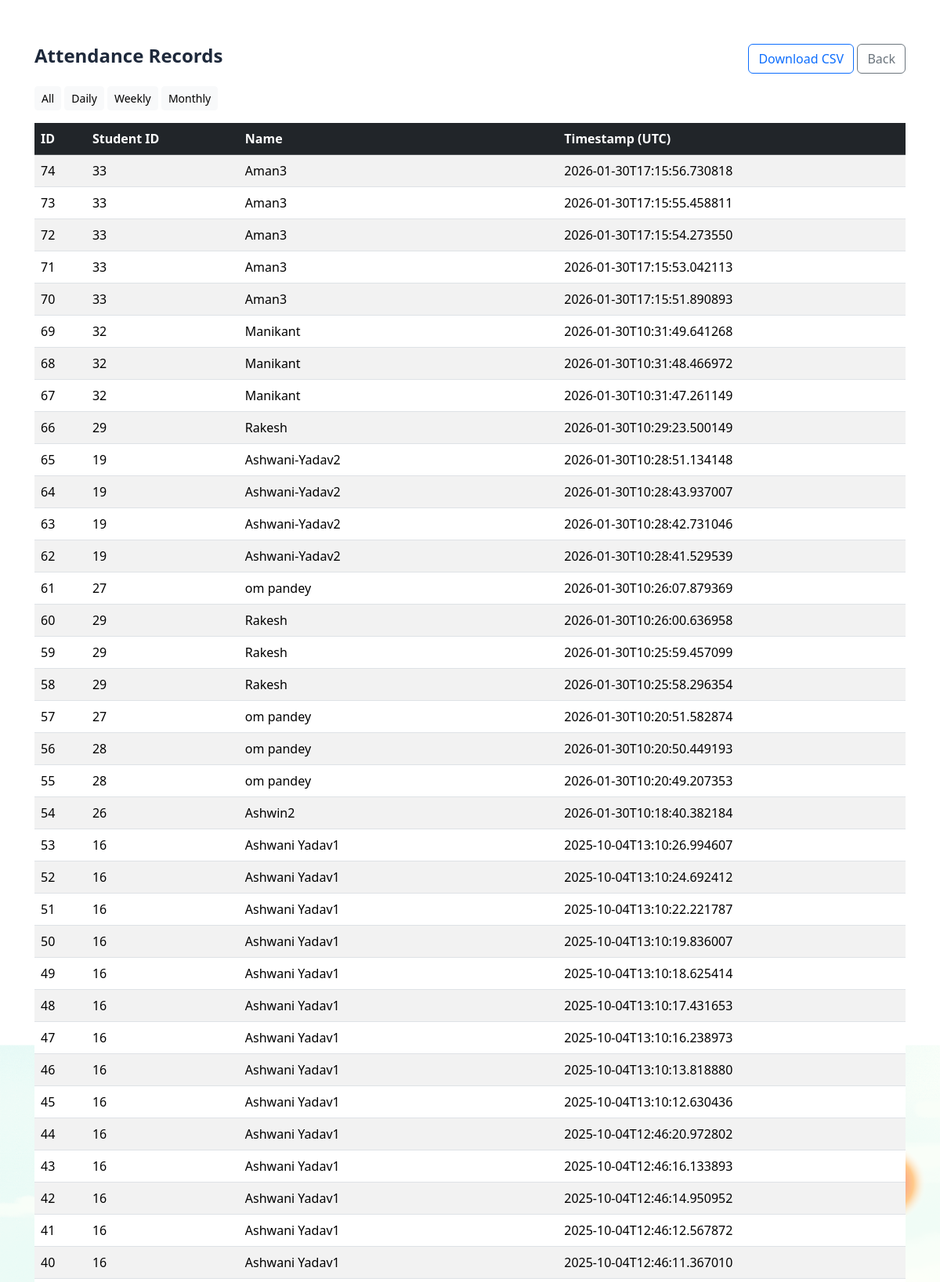
The page /attendance_record (upper part) on the database its author committed.
### tables this page shows
CREATE TABLE attendance (
                    id INTEGER PRIMARY KEY AUTOINCREMENT,
                    student_id INTEGER,
                    name TEXT,
                    timestamp TEXT
                );

### app.py (the view)
@app.route("/attendance_record", methods=["GET"])
def attendance_record():
    period = request.args.get("period", "all")  # all, daily, weekly, monthly
    conn = sqlite3.connect(DB_PATH)
    c = conn.cursor()
    q = "SELECT id, student_id, name, timestamp FROM attendance"
    params = ()
    if period == "daily":
        today = datetime.date.today().isoformat()
        q += " WHERE date(timestamp) = ?"
        params = (today,)
    elif period == "weekly":
        start = (datetime.date.today() - datetime.timedelta(days=7)).isoformat()
        q += " WHERE date(timestamp) >= ?"
        params = (start,)
    elif period == "monthly":
        start = (datetime.date.today() - datetime.timedelta(days=30)).isoformat()
        q += " WHERE date(timestamp) >= ?"
        params = (start,)
    q += " ORDER BY timestamp DESC LIMIT 5000"
    c.execute(q, params)
    rows = c.fetchall()
    conn.close()
    return render_template("attendance_record.html", records=rows, period=period)

### templates/attendance_record.html (shortened to what this page needs)
<!doctype html>
<html>
<head>
  <link href="https://cdn.jsdelivr.net/npm/bootstrap@5.3.1/dist/css/bootstrap.min.css" rel="stylesheet">
  <link rel="stylesheet" href="{{ url_for('static', filename='css/style.css') }}">
</head>
<body>
<div class="container my-4">
  <div class="d-flex justify-content-between align-items-center mb-3">
    <h4>Attendance Records</h4>
    <div>
      <a class="btn btn-outline-primary" href="/download_csv">Download CSV</a>
      <a class="btn btn-outline-secondary" href="/">Back</a>
    </div>
  </div>
  <div class="mb-3">
    <a href="/attendance_record?period=all" class="btn btn-sm btn-light">All</a>
    <a href="/attendance_record?period=daily" class="btn btn-sm btn-light">Daily</a>
    <a href="/attendance_record?period=weekly" class="btn btn-sm btn-light">Weekly</a>
    <a href="/attendance_record?period=monthly" class="btn btn-sm btn-light">Monthly</a>
  </div>
  <div class="table-responsive">
    <table class="table table-striped">
      <thead class="table-dark">
        <tr><th>ID</th><th>Student ID</th><th>Name</th><th>Timestamp (UTC)</th></tr>
      </thead>
      <tbody>
      {% for r in records %}
        <tr><td>{{ r[0] }}</td><td>{{ r[1] }}</td><td>{{ r[2] }}</td><td>{{ r[3] }}</td></tr>
      {% endfor %}
      </tbody>
    </table>
  </div>
</div>
</body>
</html>

### static/css/style.css (style rules this page uses)
html, body { height: 100%; margin: 0; }
body { font-family: 'Segoe UI', Tahoma, Geneva, Verdana, sans-serif; background: url('static/images/bg.png') no-repeat center center fixed; background-size: contain; margin: 0; color: #1e293b; display: flex; justify-content: flex-end; align-items: flex-start; padding: 2rem; }
body::before { content: ''; position: fixed; inset: 0; background: rgba(255,255,255,0.4); z-index: -1; }
h5, h4, h3 { font-weight: 600; }

### rows shown on the page
attendance: id "74", student "33", name "Aman3", timestamp "2026-01-30T17:15:56.730818"
attendance: id "73", student "33", name "Aman3", timestamp "2026-01-30T17:15:55.458811"
attendance: id "72", student "33", name "Aman3", timestamp "2026-01-30T17:15:54.273550"
attendance: id "71", student "33", name "Aman3", timestamp "2026-01-30T17:15:53.042113"
attendance: id "70", student "33", name "Aman3", timestamp "2026-01-30T17:15:51.890893"
attendance: id "69", student "32", name "Manikant", timestamp "2026-01-30T10:31:49.641268"
attendance: id "68", student "32", name "Manikant", timestamp "2026-01-30T10:31:48.466972"
attendance: id "67", student "32", name "Manikant", timestamp "2026-01-30T10:31:47.261149"
attendance: id "66", student "29", name "Rakesh", timestamp "2026-01-30T10:29:23.500149"
attendance: id "65", student "19", name "Ashwani-Yadav2", timestamp "2026-01-30T10:28:51.134148"
attendance: id "64", student "19", name "Ashwani-Yadav2", timestamp "2026-01-30T10:28:43.937007"
attendance: id "63", student "19", name "Ashwani-Yadav2", timestamp "2026-01-30T10:28:42.731046"
attendance: id "62", student "19", name "Ashwani-Yadav2", timestamp "2026-01-30T10:28:41.529539"
attendance: id "61", student "27", name "om pandey", timestamp "2026-01-30T10:26:07.879369"
attendance: id "60", student "29", name "Rakesh", timestamp "2026-01-30T10:26:00.636958"
attendance: id "59", student "29", name "Rakesh", timestamp "2026-01-30T10:25:59.457099"
attendance: id "58", student "29", name "Rakesh", timestamp "2026-01-30T10:25:58.296354"
attendance: id "57", student "27", name "om pandey", timestamp "2026-01-30T10:20:51.582874"
attendance: id "56", student "28", name "om pandey", timestamp "2026-01-30T10:20:50.449193"
attendance: id "55", student "28", name "om pandey", timestamp "2026-01-30T10:20:49.207353"
attendance: id "54", student "26", name "Ashwin2", timestamp "2026-01-30T10:18:40.382184"
attendance: id "53", student "16", name "Ashwani Yadav1", timestamp "2025-10-04T13:10:26.994607"
attendance: id "52", student "16", name "Ashwani Yadav1", timestamp "2025-10-04T13:10:24.692412"
attendance: id "51", student "16", name "Ashwani Yadav1", timestamp "2025-10-04T13:10:22.221787"
attendance: id "50", student "16", name "Ashwani Yadav1", timestamp "2025-10-04T13:10:19.836007"
attendance: id "49", student "16", name "Ashwani Yadav1", timestamp "2025-10-04T13:10:18.625414"
attendance: id "48", student "16", name "Ashwani Yadav1", timestamp "2025-10-04T13:10:17.431653"
attendance: id "47", student "16", name "Ashwani Yadav1", timestamp "2025-10-04T13:10:16.238973"
attendance: id "46", student "16", name "Ashwani Yadav1", timestamp "2025-10-04T13:10:13.818880"
attendance: id "45", student "16", name "Ashwani Yadav1", timestamp "2025-10-04T13:10:12.630436"
attendance: id "44", student "16", name "Ashwani Yadav1", timestamp "2025-10-04T12:46:20.972802"
attendance: id "43", student "16", name "Ashwani Yadav1", timestamp "2025-10-04T12:46:16.133893"
attendance: id "42", student "16", name "Ashwani Yadav1", timestamp "2025-10-04T12:46:14.950952"
attendance: id "41", student "16", name "Ashwani Yadav1", timestamp "2025-10-04T12:46:12.567872"
attendance: id "40", student "16", name "Ashwani Yadav1", timestamp "2025-10-04T12:46:11.367010"
